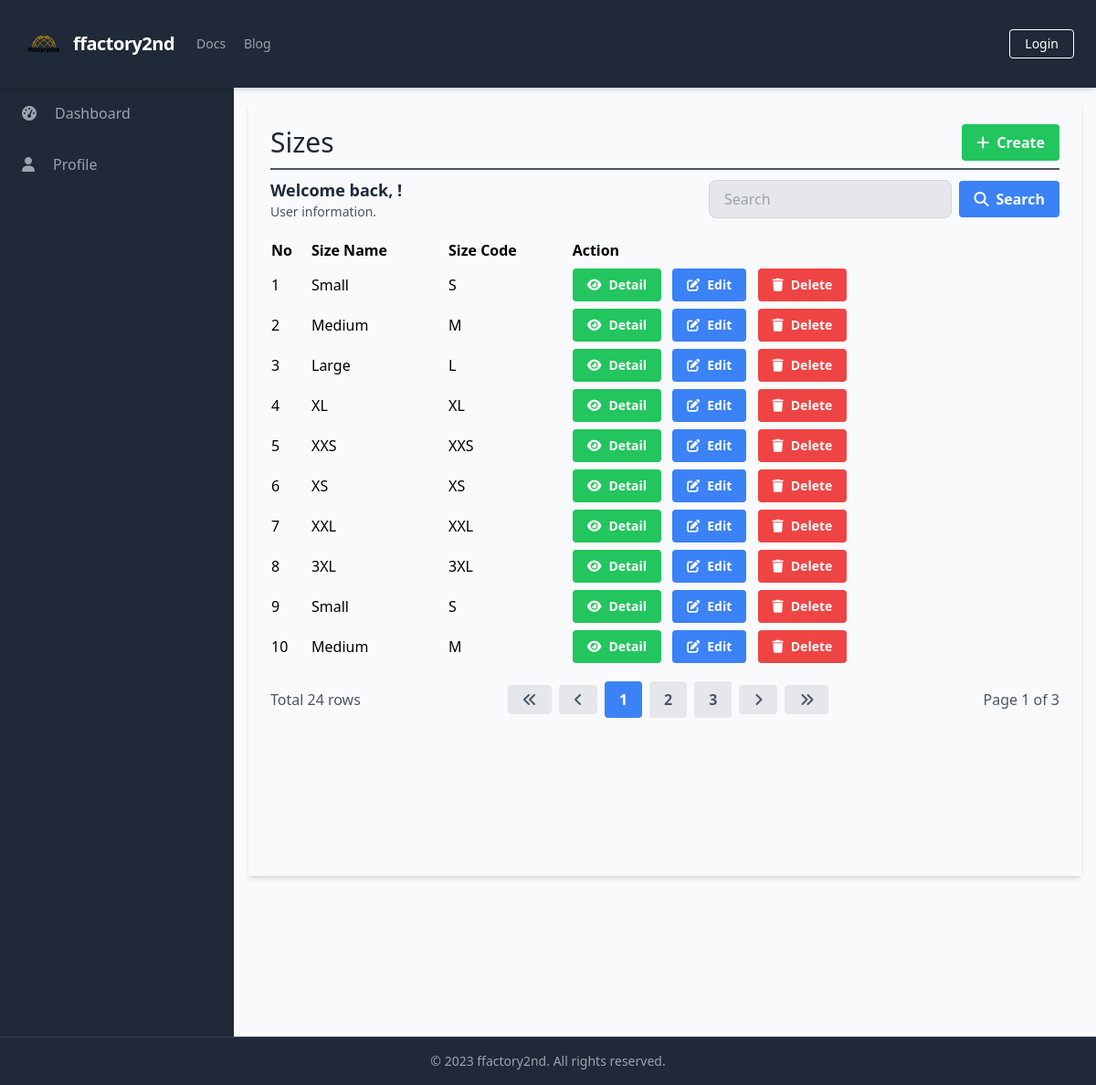
Before: /manage_sizes/manage_sizes_list.php with the older database file.
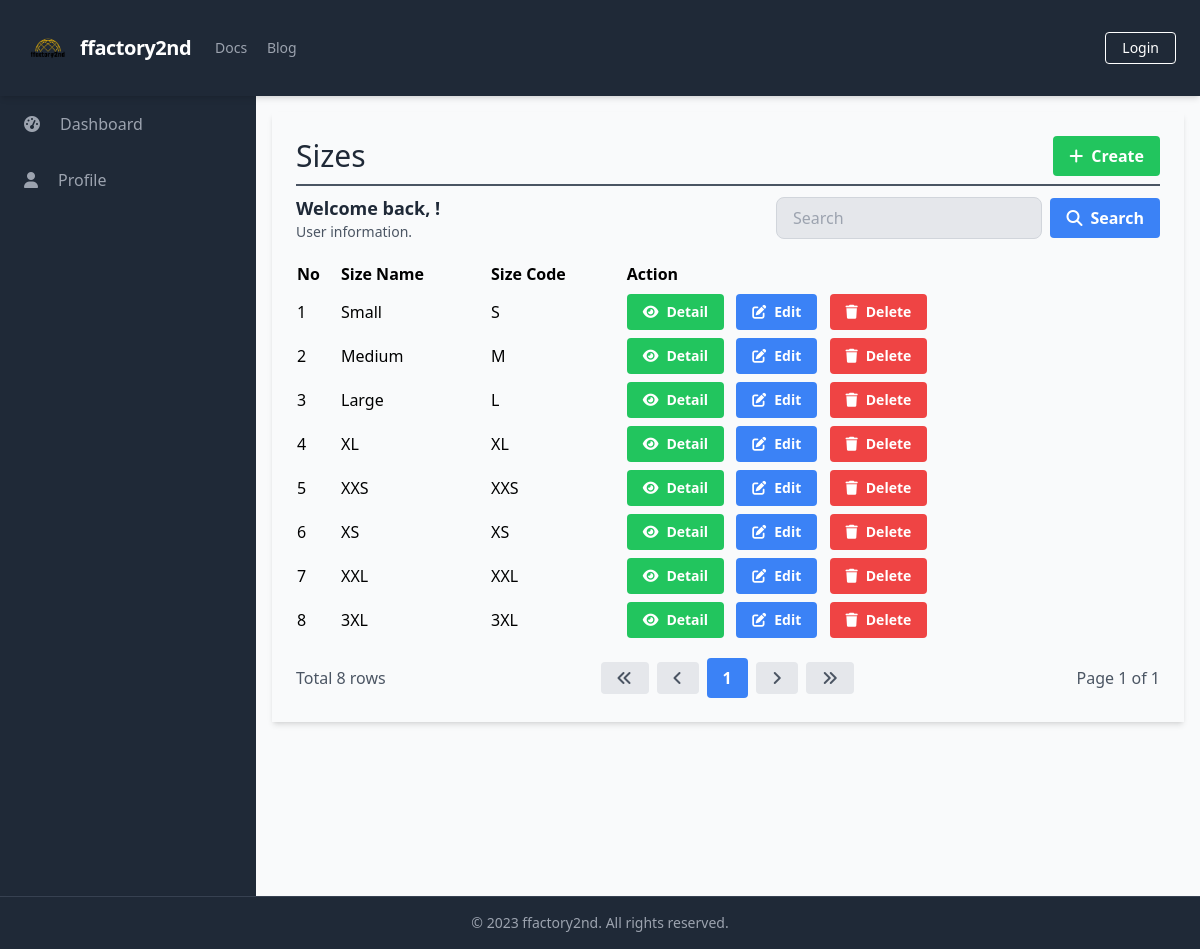
After: the same page with the newer database file.
### tables this page shows
CREATE TABLE `Sizes` (
  `SizeID` int(11) NOT NULL,
  `SizeName` varchar(50) DEFAULT NULL,
  `SizeCode` varchar(10) DEFAULT NULL
);

### database/connection.php (called while the page is built, shortened)
<?php
$baseUrl = "http://localhost/final_project_ricky_2023/";

### public/manage_sizes/manage_sizes_list.php (the view, shortened to what the changed rows need)
<?php
require_once('../../database/connection.php');
?>
<?php include_once('../components/header.php'); ?>
<div class="h-screen flex flex-col">
    <div class="flex-grow bg-gray-50 flex flex-row shadow-md">
        <main class=" bg-gray-50 flex flex-col flex-1 overflow-y-scroll h-screen flex-shrink-0 sc-hide pb-40">
            <div class="flex items-start justify-start p-6 shadow-md m-4 flex-1 flex-col">
                <div class="flex flex-row justify-between items-center w-full border-b-2 border-gray-600 mb-2 pb-2">
                    <h1 class="text-3xl text-gray-800 font-semibol w-full">Sizes</h1>
                </div>
                <div class="flex flex-col w-full">
                    <?php include('../components/search_manage.php'); ?>
                    <table class="min-w-full">
                        <thead>
                            <tr>
                                <th class="text-left py-1">No</th>
                                <th class="text-left py-1">Size Name</th>
                                <th class="text-left py-1">Size Code</th>
                                <th class="text-left py-1">Action</th>
                            </tr>
                        </thead>
                        <tbody>
                            <?php
                            $searchTerm = isset($_GET['search']) ? $_GET['search'] : '';
                            $page = isset($_GET['page']) ? $_GET['page'] : 1;
                            $query = "SELECT * FROM Sizes
                                      WHERE SizeName LIKE '%$searchTerm%' OR SizeCode LIKE '%$searchTerm%'
                                      LIMIT 10 OFFSET " . ($page - 1) * 10;
                            $result = $conn->query($query);
                            $queryCount = "SELECT COUNT(*) AS count FROM Sizes WHERE SizeName LIKE '%$searchTerm%' OR SizeCode LIKE '%$searchTerm%'";
                            $resultCount = $conn->query($queryCount);
                            $rowCount = $resultCount->fetch_assoc()['count'];
                            $totalPage = ceil($rowCount / 10);
                            $no = 1;
                            while ($row = $result->fetch_assoc()) {
                            ?>
                                <tr>
                                    <td class="py-1"><?php echo $no++; ?></td>
                                    <td class="py-1"><?php echo $row['SizeName']; ?></td>
                                    <td class="py-1"><?php echo $row['SizeCode']; ?></td>
                                    <td class='py-1'>
                                        <a href="<?php echo $baseUrl; ?>public/manage_sizes/manage_sizes_detail.php?id=<?php echo $row['SizeID'] ?>" class='bg-green-500 hover-bg-green-700 text-white font-bold py-2 px-4 rounded inline-flex items-center mr-2 text-sm'>
                                            <i class='fas fa-eye mr-2'></i>
                                            <span>Detail</span>
                                        </a>
                                        <a href="<?php echo $baseUrl; ?>public/manage_sizes/manage_sizes_update.php?id=<?php echo $row['SizeID'] ?>" class='bg-blue-500 hover-bg-blue-700 text-white font-bold py-2 px-4 rounded inline-flex items-center mr-2 text-sm'>
                                            <i class='fas fa-edit mr-2'></i>
                                            <span>Edit</span>
                                        </a>
                                        <button onclick="confirmDelete(<?php echo $row['SizeID']; ?>)" class='bg-red-500 hover-bg-red-700 text-white font-bold py-2 px-4 rounded inline-flex items-center text-sm'>
                                            <i class='fas fa-trash mr-2'></i>
                                            <span>Delete</span>
                                        </button>
                                    </td>
                                </tr>
                            <?php
                            }
                            ?>
                        </tbody>
                    </table>
                </div>
                <?php include('../components/pagination.php'); ?>
        </main>
    </div>
</div>
</body>
</html>

### public/components/pagination.php
<div class="flex flex-row justify-between items-center w-full mt-4">
    <div class="flex flex-row justify-start items-center">
        <span class="text-gray-600">Total <?php echo $rowCount; ?> rows</span>
    </div>
    <div class="flex flex-row justify-end items-center space-x-2">
        <a href="?page=1&search=<?php echo $searchTerm; ?>" class="bg-gray-200 hover-bg-gray-300 text-gray-600 font-bold py-2 px-4 rounded inline-flex items-center">
            <i class="fas fa-angle-double-left"></i>
        </a>
        <a href="?page=<?php if ($page == 1) {
                            echo $page;
                        } else {
                            echo $page - 1;
                        } ?>&search=<?php echo $searchTerm; ?>" class="bg-gray-200 hover-bg-gray-300 text-gray-600 font-bold py-2 px-4 rounded inline-flex items-center">
            <i class="fas fa-angle-left"></i>
        </a>
        <?php
        $startPage = $page - 2;
        $endPage = $page + 2;
        if ($startPage < 1) {
            $endPage += abs($startPage) + 1;
            $startPage = 1;
        }
        if ($endPage > $totalPage) {
            $startPage -= $endPage - $totalPage;
            $endPage = $totalPage;
        }
        if ($startPage < 1) {
            $startPage = 1;
        }
        for ($i = $startPage; $i <= $endPage; $i++) {
            if ($i == $page) {
                echo "<a href='?page=$i&search=$searchTerm' class='bg-blue-500 hover-bg-blue-700 text-white font-bold py-2 px-4 rounded inline-flex items-center'>$i</a>";
            } else {
                echo "<a href='?page=$i&search=$searchTerm' class='bg-gray-200 hover-bg-gray-300 text-gray-600 font-bold py-2 px-4 rounded inline-flex items-center'>$i</a>";
            }
        }
        ?>
        <a href="?page=<?php if ($page == $totalPage) {
                            echo $page;
                        } else {
                            echo $page + 1;
                        } ?>&search=<?php echo $searchTerm; ?>" class="bg-gray-200 hover-bg-gray-300 text-gray-600 font-bold py-2 px-4 rounded inline-flex items-center">
            <i class="fas fa-angle-right"></i>
        </a>
        <a href="?page=<?php echo $totalPage; ?>&search=<?php echo $searchTerm; ?>" class="bg-gray-200 hover-bg-gray-300 text-gray-600 font-bold py-2 px-4 rounded inline-flex items-center">
            <i class="fas fa-angle-double-right"></i>
        </a>
    </div>
    <div class="flex flex-row justify-end items-center ml-2">
        <span class="text-gray-600">Page <?php echo $page; ?> of <?php echo $totalPage; ?></span>
    </div>
</div>

Changed rows visible on the page:
removed sizes: SizeName "Small", SizeCode "S"
removed sizes: SizeName "Medium", SizeCode "M"
Other visible differences:
$rowCount: "24" → "8"
$totalPage: "3" → "1"
list line gone: "2"
list line gone: "3"
